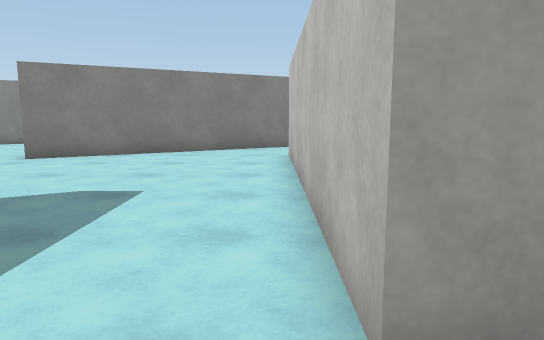
[1] (above)

21 first-person views from a walk through a scene from a Unity 3-D project. The camera is 1.2 m above the floor, tilts 8° down and sees 70° across. The floor is counted in squares, 1 m on a side. Each view is taken from the middle of a square. On the plan, view 1 faces up. The plan holds only what a view shows up to about 15 squares ahead; the rest is blank. The place goes on beyond the plan. The player character is not drawn. Surface patterns are stand-ins for the level's own textures.

[2]
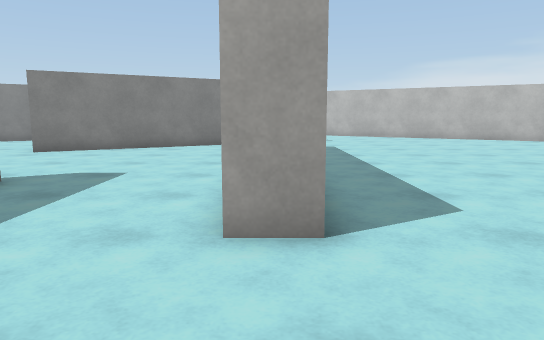

[3]
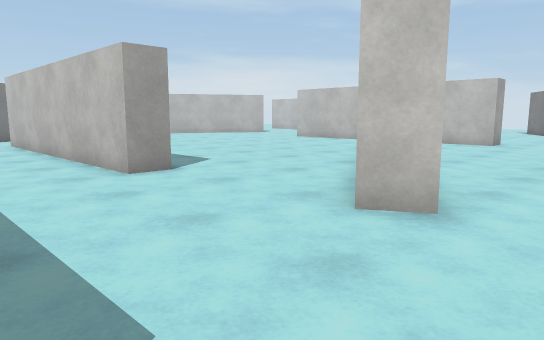

[4]
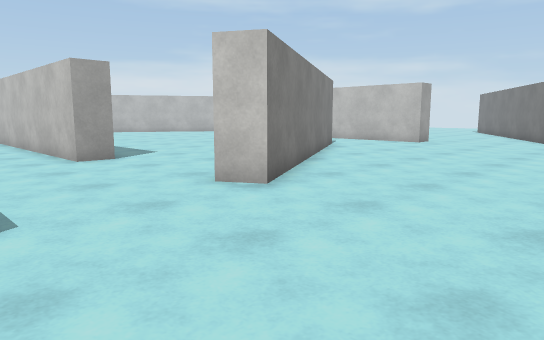

[5]
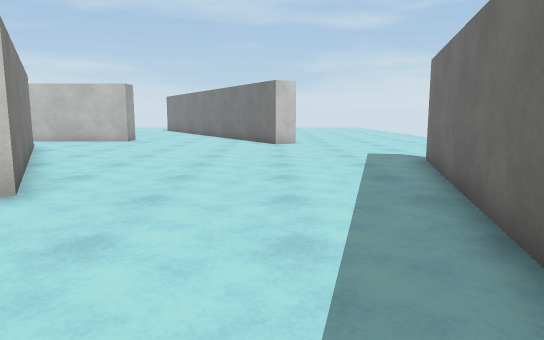

[6]
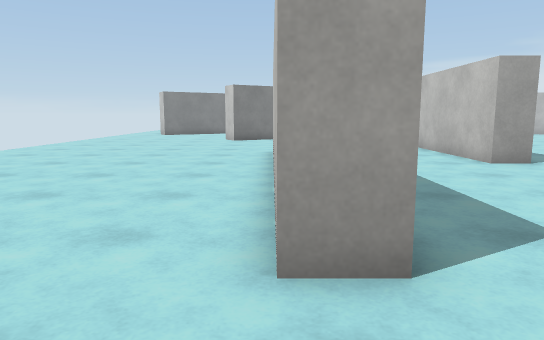

[7]
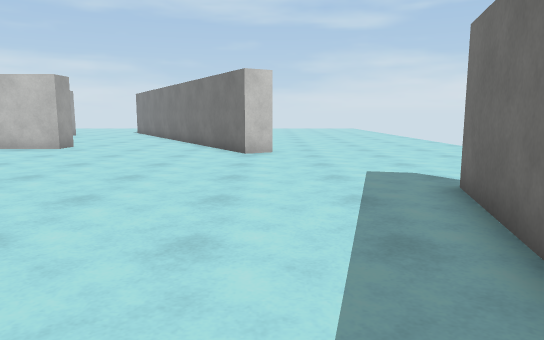

[8]
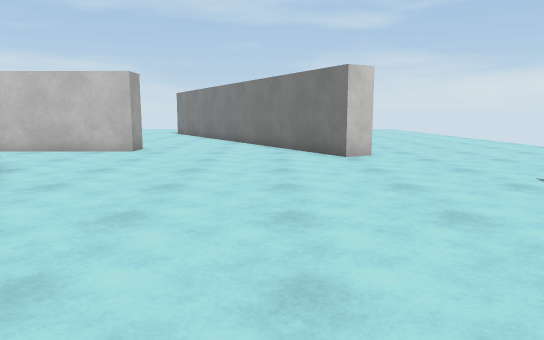

[9]
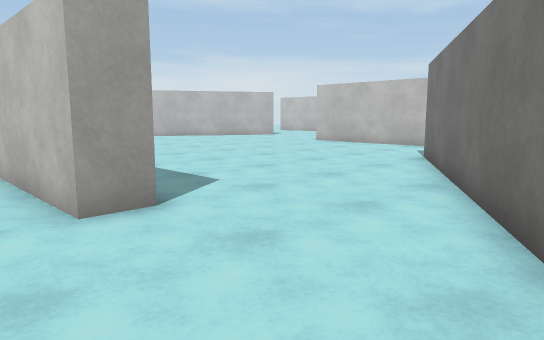

[10]
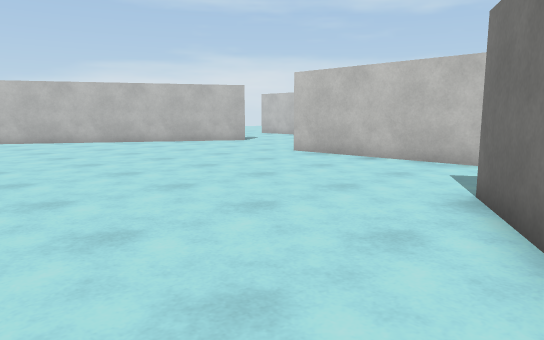

[11]
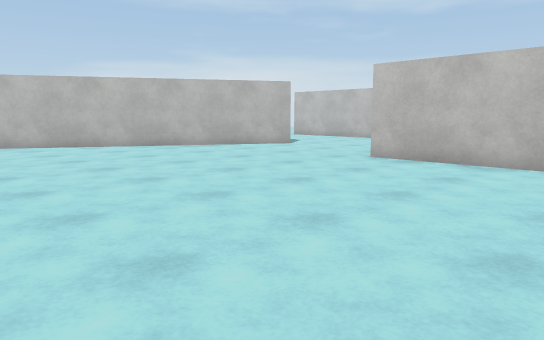

[12]
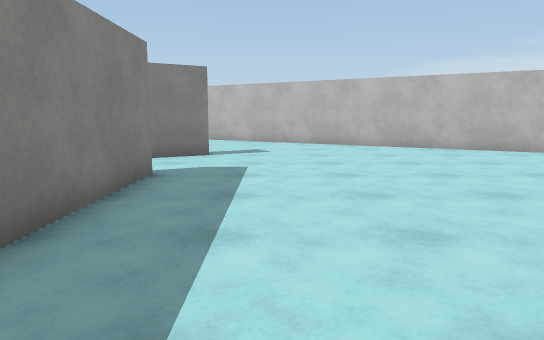

[13]
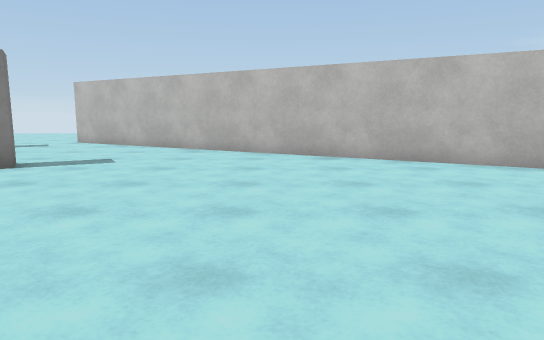

[14]
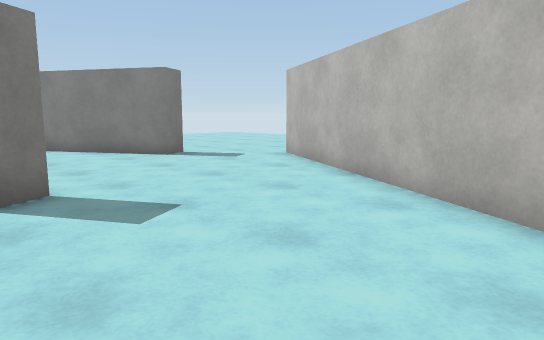

[15]
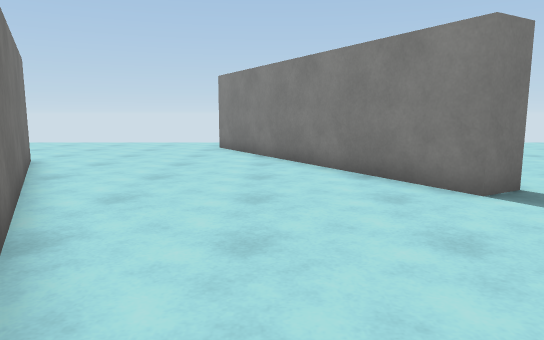

[16]
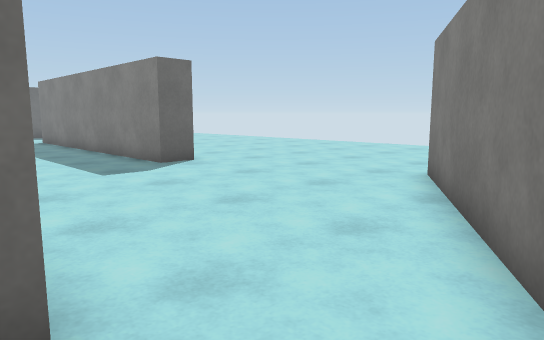

[17]
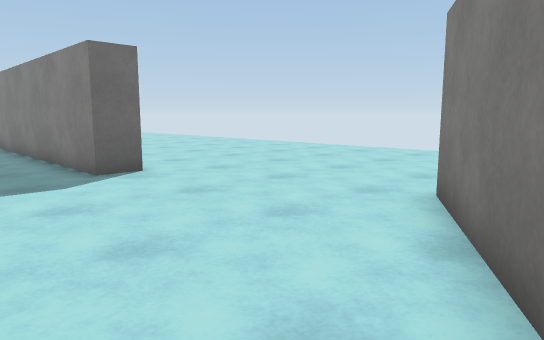

[18]
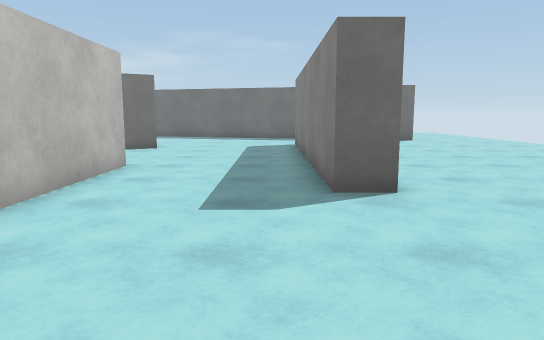

[19]
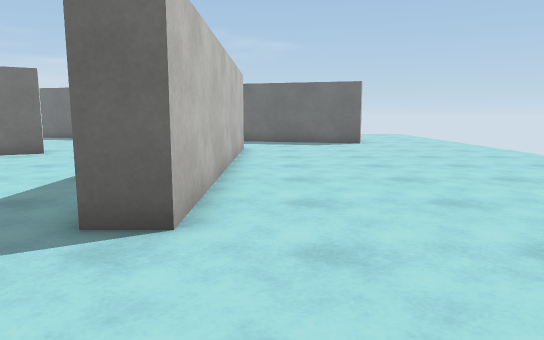

[20]
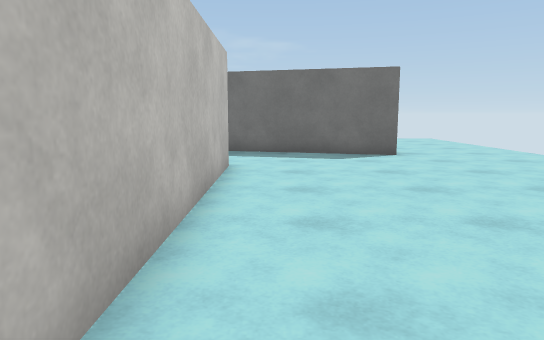

[21]
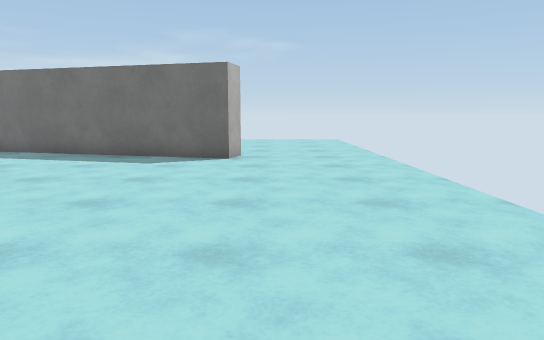

### Floor plan
Points are (right, up) in squares from view 1. A wall is a line through its corners. A room is listed if a view was taken in it or the views show most of it. See-through windows are left out.
Room 1 (views 1, 2, 3, 4, 5, 6, 7, 8, 9, 10, 11, 12, 13, 14, 15, 16, 17, 18, 19, 20, 21)
walls: (1.6, 1.7) (0.5, 1.7) (0.5, 11.9); (-3.9, -5.3) (-5, -5.3) (-5, 5) (-4, 5) (-4, -4.1); (10.6, 1) (1.7, -4.2) (1.2, -3.3) (10.2, 1.9); (1.5, 12) (1.5, 7.4); (-7.3, 11.5) (-0.4, 15.5); (15.1, -1.3) (14, -1.3) (14, 9); (-10.1, -8.8) (-9.8, -7.8) (6.6, -12.2); (12.8, -9.1) (12.2, -8.2) (16.3, -5.8); (1.5, 16.8) (2.1, 15.8) (-6.8, 10.7); (14.2, 15.8) (2.5, 22.5); (-3.2, 22.1) (-2.7, 21.2) (-11.6, 16)

Where each view was taken, in squares from view 1:
view 1: 0 up, 0 right, facing up
view 2: 2 down, 1 right, facing up
view 3: 6 down, 3 left, facing up-right
view 4: 9 down, 3 left, facing up-right
view 5: 8 down, 4 left, facing right
view 6: 8 down, 5 left, facing up
view 7: 9 down, 0 right, facing right
view 8: 6 down, 1 right, facing right
view 9: 3 down, 1 left, facing up-right
view 10: 0 up, 4 right, facing up-right
view 11: 3 up, 4 right, facing up-right
view 12: 4 up, 4 right, facing up
view 13: 7 up, 8 right, facing up
view 14: 15 up, 8 right, facing up-left
view 15: 18 up, 3 right, facing left
view 16: 14 up, 1 right, facing down-left
view 17: 13 up, 1 left, facing down-left
view 18: 11 up, 3 left, facing down
view 19: 9 up, 6 left, facing down
view 20: 4 up, 6 left, facing down
view 21: 3 up, 11 left, facing down
